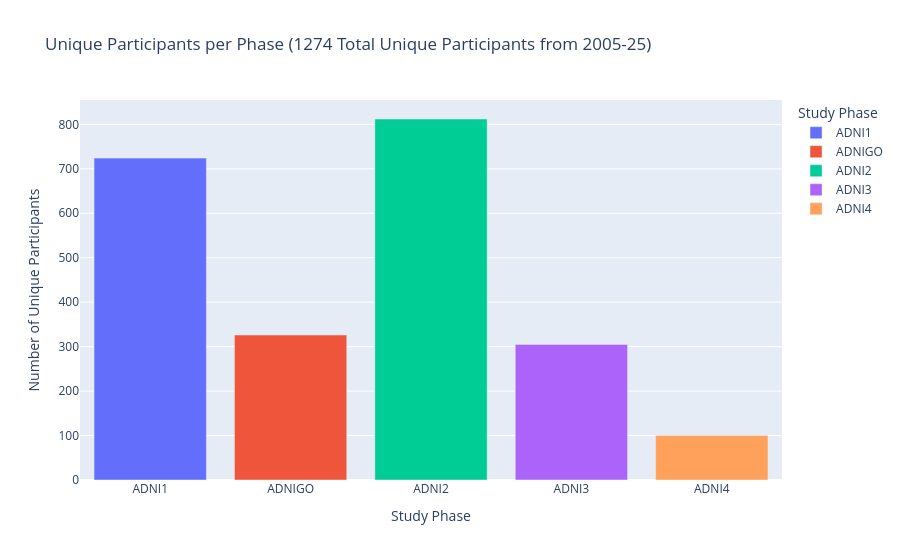
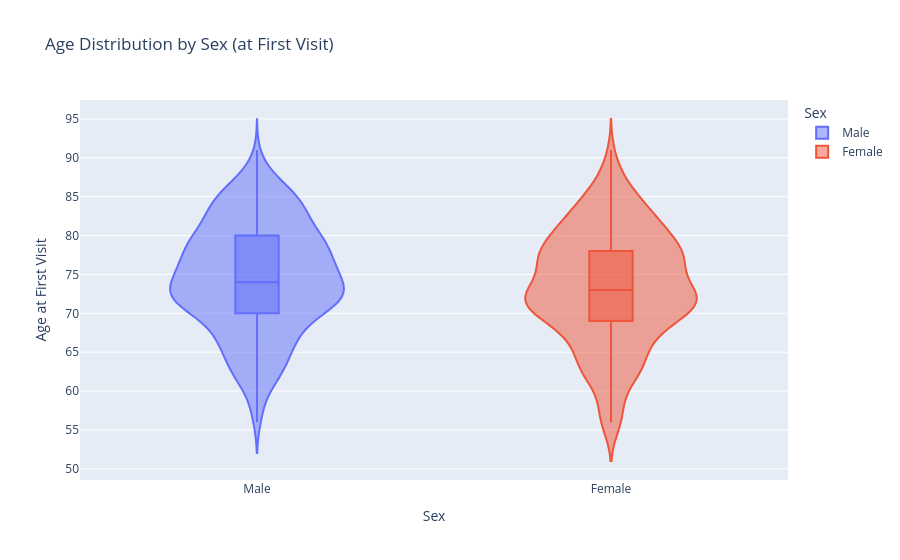
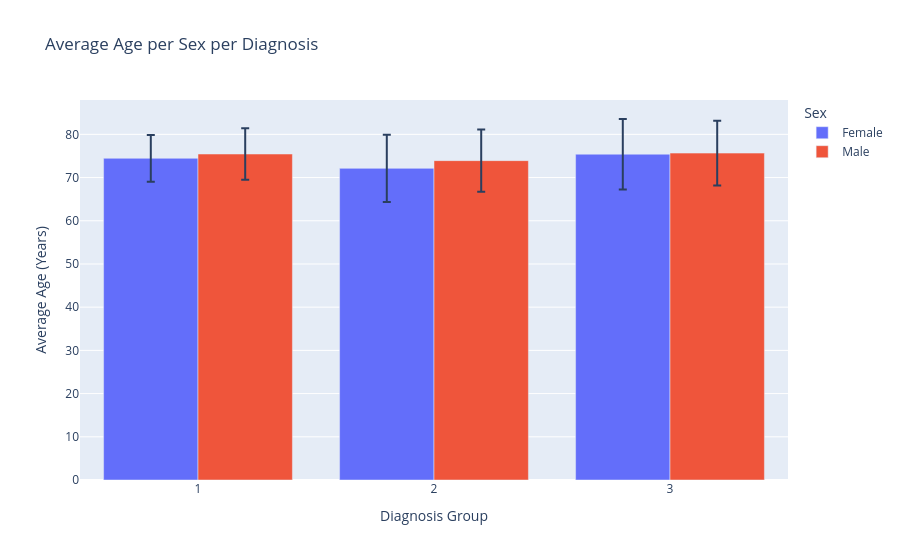
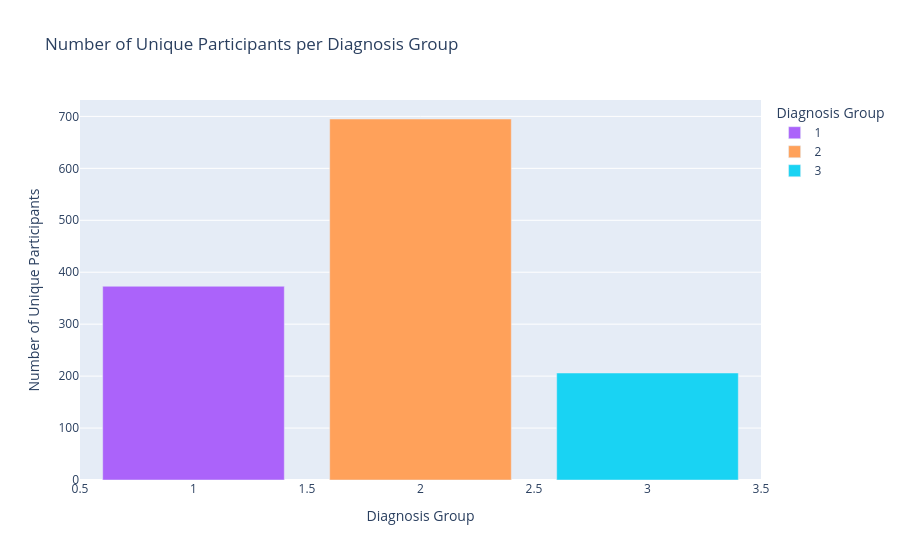

These figures' notebook cell, in order:
### Code cell
# --- Plot 1: Unique participants per phase ---
unique_participants_total = dem['RID'].nunique()
phase_participant_counts = dem.groupby('PHASE')['RID'].nunique().reset_index()
phase_order = ['ADNI1', 'ADNIGO', 'ADNI2', 'ADNI3', 'ADNI4']

fig_phase_counts = px.bar(
    phase_participant_counts,
    x='PHASE',
    y='RID',
    category_orders={'PHASE': phase_order},
    color='PHASE',
    title=f'Unique Participants per Phase ({unique_participants_total} Total Unique Participants from 2005-25)',
    labels={'RID': 'Number of Unique Participants', 'PHASE': 'Study Phase'}
)
fig_phase_counts.show()

# --- Plot 2: Age violin plot by sex (unique RIDs) ---
dem['age'] = dem['EXAMDATE'].dt.year - dem['birth_year']
unique_participants_data = dem.sort_values(by=['RID', 'EXAMDATE']).drop_duplicates(subset='RID', keep='first')

fig_age_sex = px.violin(
    unique_participants_data,
    x='sex',
    y='age',
    box=True,
    points=False,
    color='sex',
    title='Age Distribution by Sex (at First Visit)',
    labels={'age': 'Age at First Visit', 'sex': 'Sex'}
)
fig_age_sex.show()

# --- Plot 3: Average Age per Sex per Diagnosis (Unique RIDs) ---

# 1. Aggregate data for the bar plot
# We calculate Mean and Standard Deviation for the whiskers
age_stats = unique_participants_data.groupby(['diagnosis', 'sex'], observed=True)['age'].agg(['mean', 'std']).reset_index()

# 2. Create the grouped bar chart
fig_age_summary = px.bar(
    age_stats,
    x='diagnosis',
    y='mean',
    color='sex',
    barmode='group',
    error_y='std',  # Adds the whiskers
    title='Average Age per Sex per Diagnosis',
    labels={
        'mean': 'Average Age', 
        'diagnosis': 'Diagnosis Group', 
        'sex': 'Sex',
        'std': 'Std Dev'
    },
    # Ensures NL -> MCI -> AD order if not already set in category
    category_orders={"diagnosis": ["NL", "MCI", "AD"]} 
)

# Improve layout
fig_age_summary.update_layout(yaxis_title="Average Age (Years)")
fig_age_summary.show()

# --- Plot 4: Number of unique participants per diagnosis overall ---
dx_counts = unique_participants_data.groupby('diagnosis', observed=True)['RID'].nunique().reset_index()
dx_counts.columns = ['diagnosis', 'count']

fig_dx_counts = px.bar(
    dx_counts,
    x='diagnosis',
    y='count',
    color='diagnosis',
    category_orders={'diagnosis': ['NL', 'MCI', 'AD']},
    title='Number of Unique Participants per Diagnosis Group',
    labels={'count': 'Number of Unique Participants', 'diagnosis': 'Diagnosis Group'}
)
fig_dx_counts.show()

### Figure 1 — Plotly figure (JSON) as saved in the notebook; plotly's stock layout.template omitted (floating-point values rounded to 4 significant figures)
{"data": [{"hovertemplate": "Study Phase=%{x}<br>Number of Unique Participants=%{y}<extra></extra>", "legendgroup": "ADNI1", "marker": {"color": "#636efa", "pattern": {"shape": ""}}, "name": "ADNI1", "orientation": "v", "showlegend": true, "textposition": "auto", "type": "bar", "x": ["ADNI1"], "xaxis": "x", "y": [724], "yaxis": "y"}, {"hovertemplate": "Study Phase=%{x}<br>Number of Unique Participants=%{y}<extra></extra>", "legendgroup": "ADNIGO", "marker": {"color": "#EF553B", "pattern": {"shape": ""}}, "name": "ADNIGO", "orientation": "v", "showlegend": true, "textposition": "auto", "type": "bar", "x": ["ADNIGO"], "xaxis": "x", "y": [326], "yaxis": "y"}, {"hovertemplate": "Study Phase=%{x}<br>Number of Unique Participants=%{y}<extra></extra>", "legendgroup": "ADNI2", "marker": {"color": "#00cc96", "pattern": {"shape": ""}}, "name": "ADNI2", "orientation": "v", "showlegend": true, "textposition": "auto", "type": "bar", "x": ["ADNI2"], "xaxis": "x", "y": [812], "yaxis": "y"}, {"hovertemplate": "Study Phase=%{x}<br>Number of Unique Participants=%{y}<extra></extra>", "legendgroup": "ADNI3", "marker": {"color": "#ab63fa", "pattern": {"shape": ""}}, "name": "ADNI3", "orientation": "v", "showlegend": true, "textposition": "auto", "type": "bar", "x": ["ADNI3"], "xaxis": "x", "y": [305], "yaxis": "y"}, {"hovertemplate": "Study Phase=%{x}<br>Number of Unique Participants=%{y}<extra></extra>", "legendgroup": "ADNI4", "marker": {"color": "#FFA15A", "pattern": {"shape": ""}}, "name": "ADNI4", "orientation": "v", "showlegend": true, "textposition": "auto", "type": "bar", "x": ["ADNI4"], "xaxis": "x", "y": [100], "yaxis": "y"}], "layout": {"barmode": "relative", "legend": {"title": {"text": "Study Phase"}, "tracegroupgap": 0}, "title": {"text": "Unique Participants per Phase (1274 Total Unique Participants from 2005-25)"}, "xaxis": {"anchor": "y", "categoryarray": ["ADNI1", "ADNIGO", "ADNI2", "ADNI3", "ADNI4"], "categoryorder": "array", "domain": [0, 1], "title": {"text": "Study Phase"}}, "yaxis": {"anchor": "x", "domain": [0, 1], "title": {"text": "Number of Unique Participants"}}}}

### Figure 2 — Plotly figure (JSON) as saved in the notebook; plotly's stock layout.template omitted (floating-point values rounded to 4 significant figures; data arrays with more than 128 entries replaced by an {"elided": "..."} marker saying what was removed)
{"data": [{"alignmentgroup": "True", "box": {"visible": true}, "hovertemplate": "Sex=%{x}<br>Age at First Visit=%{y}<extra></extra>", "legendgroup": "Male", "marker": {"color": "#636efa"}, "name": "Male", "offsetgroup": "Male", "orientation": "v", "points": false, "scalegroup": "True", "showlegend": true, "type": "violin", "x": {"elided": "719 str values"}, "x0": " ", "xaxis": "x", "y": {"elided": "719 int values"}, "y0": " ", "yaxis": "y"}, {"alignmentgroup": "True", "box": {"visible": true}, "hovertemplate": "Sex=%{x}<br>Age at First Visit=%{y}<extra></extra>", "legendgroup": "Female", "marker": {"color": "#EF553B"}, "name": "Female", "offsetgroup": "Female", "orientation": "v", "points": false, "scalegroup": "True", "showlegend": true, "type": "violin", "x": {"elided": "555 str values"}, "x0": " ", "xaxis": "x", "y": {"elided": "555 int values"}, "y0": " ", "yaxis": "y"}], "layout": {"legend": {"title": {"text": "Sex"}, "tracegroupgap": 0}, "title": {"text": "Age Distribution by Sex (at First Visit)"}, "violinmode": "overlay", "xaxis": {"anchor": "y", "categoryarray": ["Male", "Female"], "categoryorder": "array", "domain": [0, 1], "title": {"text": "Sex"}}, "yaxis": {"anchor": "x", "domain": [0, 1], "title": {"text": "Age at First Visit"}}}}

### Figure 3 — Plotly figure (JSON) as saved in the notebook; plotly's stock layout.template omitted (floating-point values rounded to 4 significant figures)
{"data": [{"alignmentgroup": "True", "error_y": {"array": [5.413, 7.797, 8.147]}, "hovertemplate": "Sex=Female<br>Diagnosis Group=%{x}<br>Average Age=%{y}<extra></extra>", "legendgroup": "Female", "marker": {"color": "#636efa", "pattern": {"shape": ""}}, "name": "Female", "offsetgroup": "Female", "orientation": "v", "showlegend": true, "textposition": "auto", "type": "bar", "x": [1, 2, 3], "xaxis": "x", "y": [74.46, 72.13, 75.4], "yaxis": "y"}, {"alignmentgroup": "True", "error_y": {"array": [5.943, 7.191, 7.48]}, "hovertemplate": "Sex=Male<br>Diagnosis Group=%{x}<br>Average Age=%{y}<extra></extra>", "legendgroup": "Male", "marker": {"color": "#EF553B", "pattern": {"shape": ""}}, "name": "Male", "offsetgroup": "Male", "orientation": "v", "showlegend": true, "textposition": "auto", "type": "bar", "x": [1, 2, 3], "xaxis": "x", "y": [75.45, 73.91, 75.66], "yaxis": "y"}], "layout": {"barmode": "group", "legend": {"title": {"text": "Sex"}, "tracegroupgap": 0}, "title": {"text": "Average Age per Sex per Diagnosis"}, "xaxis": {"anchor": "y", "categoryarray": ["NL", "MCI", "AD"], "categoryorder": "array", "domain": [0, 1], "title": {"text": "Diagnosis Group"}}, "yaxis": {"anchor": "x", "domain": [0, 1], "title": {"text": "Average Age (Years)"}}}}

### Figure 4 — Plotly figure (JSON) as saved in the notebook; plotly's stock layout.template omitted (floating-point values rounded to 4 significant figures)
{"data": [{"hovertemplate": "Diagnosis Group=%{x}<br>Number of Unique Participants=%{y}<extra></extra>", "legendgroup": "1", "marker": {"color": "#ab63fa", "pattern": {"shape": ""}}, "name": "1", "orientation": "v", "showlegend": true, "textposition": "auto", "type": "bar", "x": [1], "xaxis": "x", "y": [373], "yaxis": "y"}, {"hovertemplate": "Diagnosis Group=%{x}<br>Number of Unique Participants=%{y}<extra></extra>", "legendgroup": "2", "marker": {"color": "#FFA15A", "pattern": {"shape": ""}}, "name": "2", "orientation": "v", "showlegend": true, "textposition": "auto", "type": "bar", "x": [2], "xaxis": "x", "y": [695], "yaxis": "y"}, {"hovertemplate": "Diagnosis Group=%{x}<br>Number of Unique Participants=%{y}<extra></extra>", "legendgroup": "3", "marker": {"color": "#19d3f3", "pattern": {"shape": ""}}, "name": "3", "orientation": "v", "showlegend": true, "textposition": "auto", "type": "bar", "x": [3], "xaxis": "x", "y": [206], "yaxis": "y"}], "layout": {"barmode": "relative", "legend": {"title": {"text": "Diagnosis Group"}, "tracegroupgap": 0}, "title": {"text": "Number of Unique Participants per Diagnosis Group"}, "xaxis": {"anchor": "y", "categoryarray": ["NL", "MCI", "AD", 1, 2, 3], "categoryorder": "array", "domain": [0, 1], "title": {"text": "Diagnosis Group"}}, "yaxis": {"anchor": "x", "domain": [0, 1], "title": {"text": "Number of Unique Participants"}}}}
